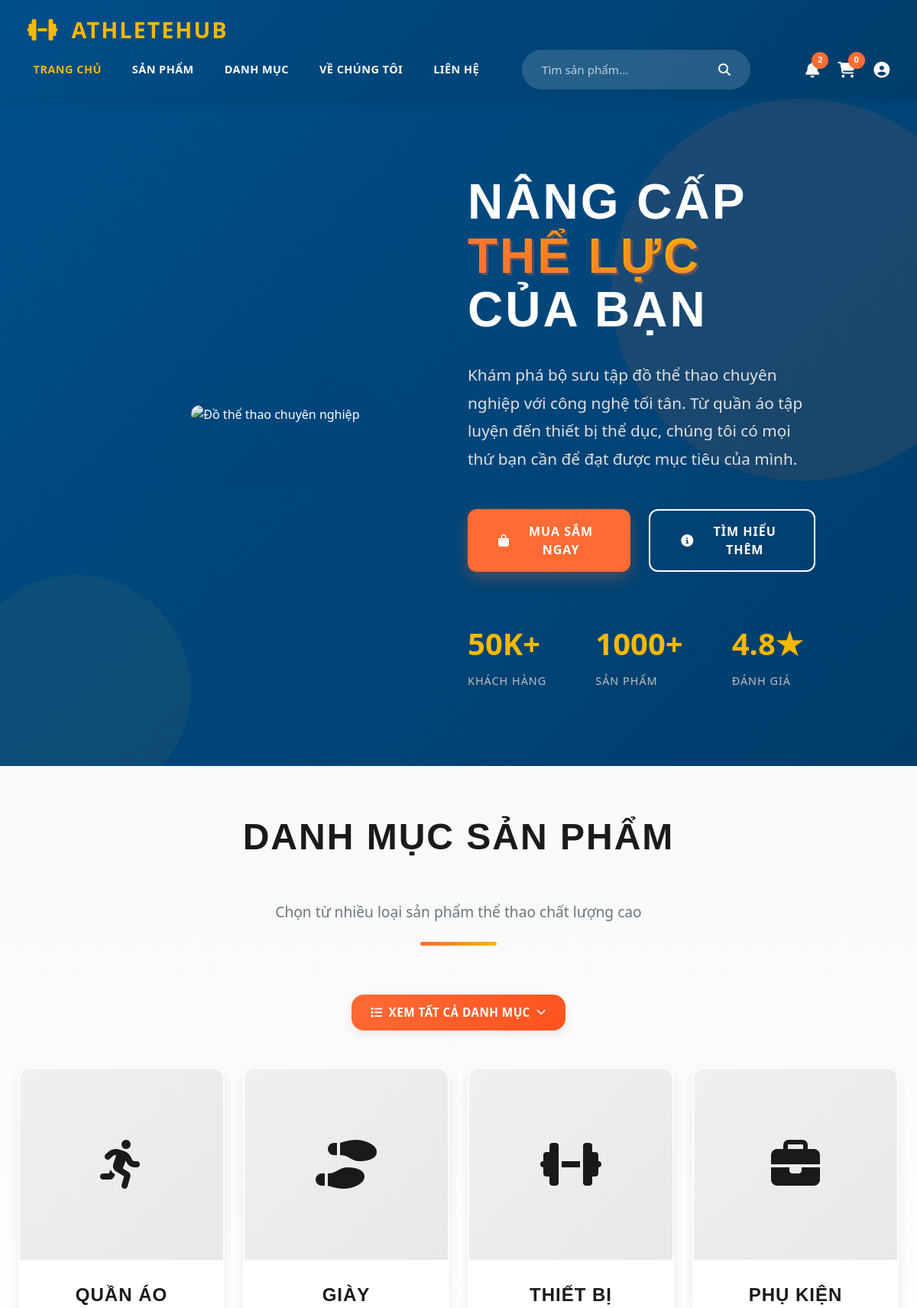
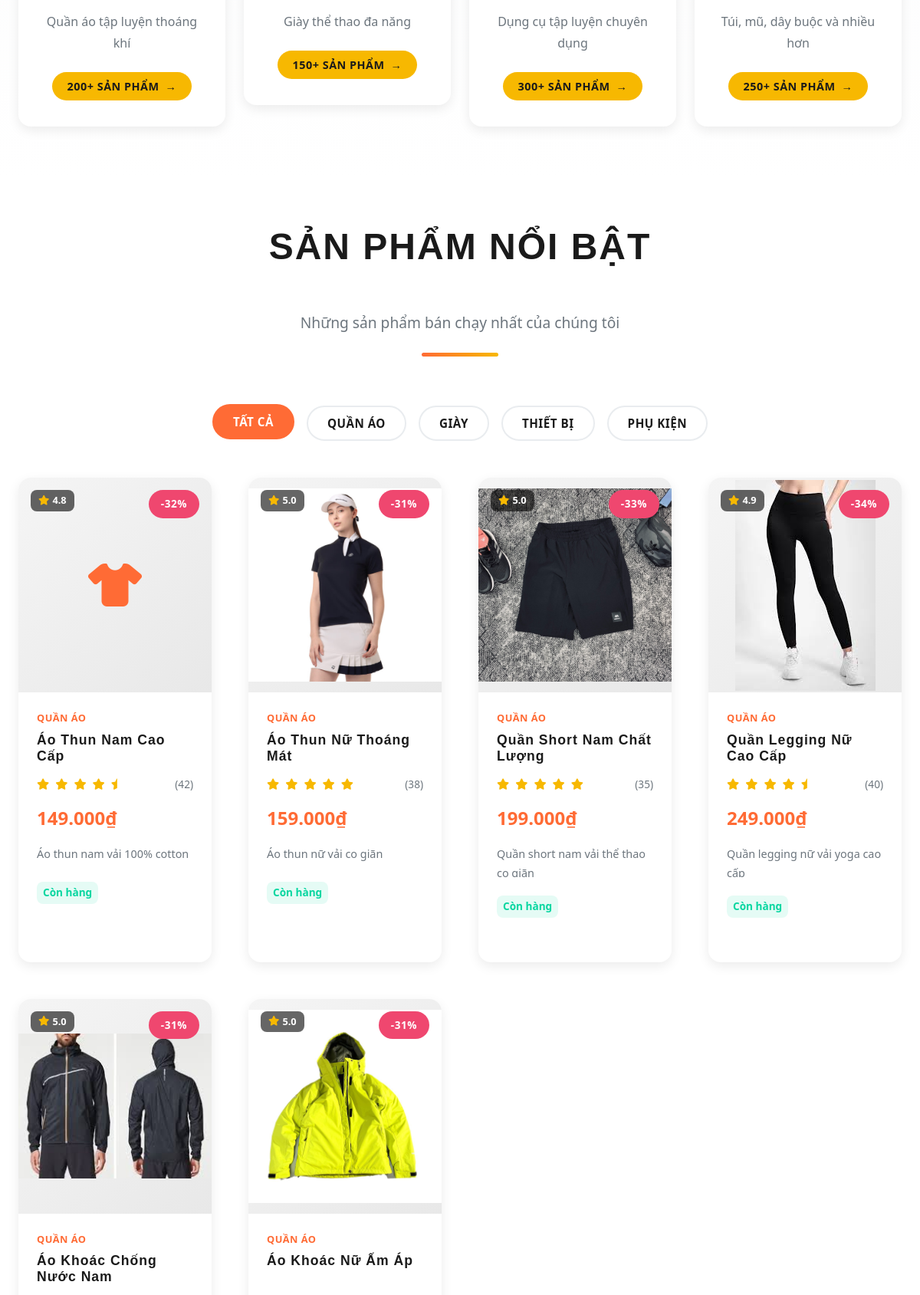
The page / (upper part) on the database its author committed (2 pictures, top to bottom).
### tables this page shows
CREATE TABLE `san_pham` (
  `id` int(11) NOT NULL COMMENT 'ID sản phẩm',
  `danh_muc_id` int(11) DEFAULT NULL COMMENT 'ID danh mục',
  `ten` varchar(255) NOT NULL COMMENT 'Tên sản phẩm',
  `mo_ta` text DEFAULT NULL COMMENT 'Mô tả sản phẩm',
  `mo_ta_chi_tiet` longtext DEFAULT NULL COMMENT 'Mô tả chi tiết',
  `gia` decimal(15,2) NOT NULL COMMENT 'Giá bán',
  `gia_goc` decimal(15,2) DEFAULT NULL COMMENT 'Giá gốc',
  `phan_tram_giam` int(11) DEFAULT 0 COMMENT 'Phần trăm giảm giá',
  `ngay_bat_dau_giam` datetime DEFAULT NULL COMMENT 'Ngày bắt đầu giảm',
  `ngay_ket_thuc_giam` datetime DEFAULT NULL COMMENT 'Ngày kết thúc giảm',
  `trung_binh_sao` float DEFAULT 0 COMMENT 'Điểm đánh giá trung bình',
  `so_luong_danh_gia` int(11) DEFAULT 0 COMMENT 'Số lượng đánh giá',
  `hinh_anh_chinh` varchar(255) DEFAULT NULL COMMENT 'Hình ảnh chính',
  `trang_thai` tinyint(4) DEFAULT 1 COMMENT 'Trạng thái (1=hoạt động, 0=ẩn)',
  `la_noi_bat` tinyint(4) DEFAULT 0 COMMENT 'Là sản phẩm nổi bật?',
  `ngay_tao` datetime DEFAULT current_timestamp() COMMENT 'Ngày tạo',
  `ngay_cap_nhat` datetime DEFAULT current_timestamp() ON UPDATE current_timestamp()
);

### index.php (the view, shortened to what this page needs)
<?php
require_once 'functions.php';
$db = new Database();
$conn = $db->connect();
$products = getallproduct($conn);
$products = processProducts($products);
$displayProducts = array_slice($products, 0, 6);
?>
<!DOCTYPE html>
<html lang="vi">
<head>
    <link href="https://cdnjs.cloudflare.com/ajax/libs/bootstrap/5.3.2/css/bootstrap.min.css" rel="stylesheet">
    <link href="https://cdnjs.cloudflare.com/ajax/libs/font-awesome/6.4.0/css/all.min.css" rel="stylesheet">
    <link rel="stylesheet" href="css/variables.css">
    <link rel="stylesheet" href="css/navbar.css">
    <link rel="stylesheet" href="css/hero.css">
    <link rel="stylesheet" href="css/categories.css">
    <link rel="stylesheet" href="css/products.css">
    <link rel="stylesheet" href="css/footer.css">
    <link rel="stylesheet" href="css/utilities.css">
</head>
<body>
    <nav class="navbar navbar-expand-lg navbar-custom">
        <div class="container-custom">
            <a class="navbar-brand" href="#home">
                <i class="fas fa-dumbbell"></i>
                AthleteHub
            </a>
            <div class="collapse navbar-collapse" id="navbarNav">
                <ul class="navbar-nav ms-auto">
                    <li class="nav-item">
                        <a class="nav-link active" href="index.php">Trang chủ</a>
                    </li>
                    <li class="nav-item">
                        <a class="nav-link" href="products.php">Sản phẩm</a>
                    </li>
                    <li class="nav-item">
                        <a class="nav-link" href="#categories">Danh mục</a>
                    </li>
                    <li class="nav-item">
                        <a class="nav-link" href="#about">Về chúng tôi</a>
                    </li>
                    <li class="nav-item">
                        <a class="nav-link" href="#contact">Liên hệ</a>
                    </li>
                </ul>
                <div class="navbar-search-container">
                    <div class="navbar-search">
                        <input type="text" placeholder="Tìm sản phẩm..." class="search-input">
                        <button class="search-btn">
                            <i class="fas fa-search"></i>
                        </button>
                    </div>
                </div>
                <div class="navbar-right">
                    <div class="nav-notification">
                        <i class="fas fa-bell"></i>
                        <span class="notification-badge">2</span>
                    </div>
                    <div class="cart-icon" onclick="window.location.href='cart.php'">
                        <i class="fas fa-shopping-cart"></i>
                        <span class="cart-count">0</span>
                    </div>
                    <div class="user-account">
                        <i class="fas fa-user-circle"></i>
                    </div>
                </div>
            </div>
        </div>
    </nav>
    <section class="hero" id="home">
        <div class="container-custom">
            <div class="row align-items-center">
                <div class="col-lg-6 col-md-6">
                    <div class="hero-image hero-image-left">
                        <img src="https://conndesign.vn/wp-content/uploads/2024/04/thiet-ke-shop-the-thao-8.jpg" alt="Đồ thể thao chuyên nghiệp"
                            class="hero-img">
                    </div>
                </div>
                <div class="col-lg-6 col-md-6">
                    <div class="hero-content">
                        <h1>
                            Nâng cấp <span class="highlight">Thể lực</span>
                            <br>
                            Của bạn
                        </h1>
                        <p>Khám phá bộ sưu tập đồ thể thao chuyên nghiệp với công nghệ tối tân. Từ quần áo tập luyện đến
                            thiết bị thể dục, chúng tôi có mọi thứ bạn cần để đạt được mục tiêu của mình.</p>
                        <div class="hero-buttons">
                            <button class="btn-custom btn-primary-custom">
                                <i class="fas fa-shopping-bag"></i>
                                Mua sắm ngay
                            </button>
                            <button class="btn-custom btn-secondary-custom">
                                <i class="fas fa-info-circle"></i>
                                Tìm hiểu thêm
                            </button>
                        </div>
                        <div class="hero-stats">
                            <div class="stat-item">
                                <div class="stat-number">50K+</div>
                                <div class="stat-label">Khách hàng</div>
                            </div>
                            <div class="stat-item">
                                <div class="stat-number">1000+</div>
                                <div class="stat-label">Sản phẩm</div>
                            </div>
                            <div class="stat-item">
                                <div class="stat-number">4.8★</div>
                                <div class="stat-label">Đánh giá</div>
                            </div>
                        </div>
                    </div>
                </div>
            </div>
        </div>
    </section>
    <section class="categories" id="categories">
        <div class="container-custom">
            <div class="section-title">
                <h2>Danh Mục Sản Phẩm</h2>
                <p class="section-subtitle">Chọn từ nhiều loại sản phẩm thể thao chất lượng cao</p>
            </div>
            <div class="categories-controls">
                <div class="categories-dropdown-wrapper">
                    <button class="btn-categories-dropdown" id="categoriesDropdownBtn">
                        <i class="fas fa-list"></i>
                        Xem tất cả danh mục
                        <i class="fas fa-chevron-down dropdown-icon"></i>
                    </button>
                </div>
            </div>
            <div class="row" id="categoriesGrid">
                <div class="col-lg-3 col-md-6">
                    <div class="category-card" onclick="window.location.href='Category_products.php?danh_muc_id=1'" id="quanao" data-category="quanao">
                        <div class="category-img">
                            <i class="fas fa-person-running"></i>
                        </div>
                        <div class="category-info">
                            <h3>Quần áo</h3>
                            <p>Quần áo tập luyện thoáng khí</p>
                            <span class="category-badge">200+ sản phẩm</span>
                        </div>
                    </div>
                </div>
                <div class="col-lg-3 col-md-6">
                    <div class="category-card" onclick="window.location.href='Category_products.php?danh_muc_id=2'" id="giay" data-category="giay">
                        <div class="category-img">
                            <i class="fas fa-shoe-prints"></i>
                        </div>
                        <div class="category-info">
                            <h3>Giày</h3>
                            <p>Giày thể thao đa năng</p>
                            <span class="category-badge">150+ sản phẩm</span>
                        </div>
                    </div>
                </div>
                <div class="col-lg-3 col-md-6">
                    <div class="category-card" onclick="window.location.href='Category_products.php?danh_muc_id=3'" id="thietbi" data-category="thietbi">
                        <div class="category-img">
                            <i class="fas fa-dumbbell"></i>
                        </div>
                        <div class="category-info">
                            <h3>Thiết bị</h3>
                            <p>Dụng cụ tập luyện chuyên dụng</p>
                            <span class="category-badge">300+ sản phẩm</span>
                        </div>
                    </div>
                </div>
                <div class="col-lg-3 col-md-6">
                    <div class="category-card" onclick="window.location.href='Category_products.php?danh_muc_id=4'" id="phukien" data-category="phukien">
                        <div class="category-img">
                            <i class="fas fa-briefcase"></i>
                        </div>
                        <div class="category-info">
                            <h3>Phụ kiện</h3>
                            <p>Túi, mũ, dây buộc và nhiều hơn</p>
                            <span class="category-badge">250+ sản phẩm</span>
                        </div>
                    </div>
                </div>
            </div>
        </div>
    </section>
    <section class="products" id="products">
        <div class="container-custom">
            <div class="section-title">
                <h2>Sản Phẩm Nổi Bật</h2>
                <p class="section-subtitle">Những sản phẩm bán chạy nhất của chúng tôi</p>
            </div>
            <div class="filter-buttons">
                <button class="filter-btn active">Tất cả</button>
                <button class="filter-btn">Quần áo</button>
                <button class="filter-btn">Giày</button>
                <button class="filter-btn">Thiết bị</button>
                <button class="filter-btn">Phụ kiện</button>
            </div>
            <div class="products-grid">
                <?php foreach ($displayProducts as $product): ?>
                    <div class="product-card" data-product-id="<?php echo $product['id']; ?>">
                        <div class="product-image">
                            <a href="product-detail.php?id=<?php echo $product['id']; ?>" style="display: block;">
                                <?php if (!empty($product['image'])): ?>
                                    <img src="./public/<?php echo htmlspecialchars($product['image']); ?>"
                                        alt="<?php echo htmlspecialchars($product['name']); ?>"
                                        onerror="this.style.display='none'; this.nextElementSibling.style.display='block';">
                                    <i class="fas fa-shirt" style="display:none;"></i>
                                <?php else: ?>
                                    <i class="fas fa-shirt"></i>
                                <?php endif; ?>
                            </a>
                            <?php if ($product['discount'] > 0): ?>
                                <span class="product-badge sale">-<?php echo $product['discount']; ?>%</span>
                            <?php endif; ?>
                            <span class="product-rating">
                                <i class="fas fa-star"></i>
                                <?php echo number_format($product['rating'], 1); ?>
                            </span>
                        </div>
                        <div class="product-info">
                            <div class="product-category"><?php echo $product['categoryLabel']; ?></div>
                            <h3 class="product-name">
                                <a href="product-detail.php?id=<?php echo $product['id']; ?>"
                                    style="text-decoration: none; color: inherit;">
                                    <?php echo htmlspecialchars($product['name']); ?>
                                </a>
                            </h3>
                            <div class="rating-stars">
                                <?php echo getStarRating($product['rating']); ?>
                                <span class="rating-text">(<?php echo $product['so_luong_danh_gia'] ?? 0; ?>)</span>
                            </div>
                            <div class="product-price">
                                <span class="price-current"><?php echo formatPrice($product['price']); ?></span>
                            </div>
                            <p class="product-description"><?php echo htmlspecialchars($product['description'] ?? ''); ?>
                            </p>
                            <span class="stock-status in-stock">Còn hàng</span>
                        </div>
                    </div>
                <?php endforeach; ?>
            </div>
        </div>
    </section>
</body>
</html>

### functions.php (shortened to what this page needs)
<?php
function getallproduct($conn)
{
 $sql = "SELECT * FROM san_pham";
    $stmt = $conn->prepare($sql);
    $stmt->execute();
    $products = $stmt->fetchAll(PDO::FETCH_ASSOC);
    $mappedProducts = array_map(function($p) {
        return [
            'id' => $p['id'],
            'name' => $p['ten'],
            'description' => $p['mo_ta'],
            'price' => $p['gia'],
            'originalPrice' => $p['gia_goc'],
            'rating' => $p['trung_binh_sao'],
            'image' => $p['hinh_anh_chinh'],
            'category' => getCategoryKey($p['danh_muc_id']),
            'trung_binh_sao' => $p['trung_binh_sao'],
            'so_luong_danh_gia' => $p['so_luong_danh_gia'],
            'hinh_anh_chinh' => $p['hinh_anh_chinh'],
            'ten' => $p['ten'],
            'mo_ta' => $p['mo_ta'],
            'gia' => $p['gia'],
            'gia_goc' => $p['gia_goc']
        ];
    }, $products);
    return $mappedProducts;
}
function getCategoryKey($danhMucId) {
    $categoryMap = [
        1 => 'quan-ao',
        2 => 'giay',
        3 => 'thiet-bi',
        4 => 'phu-kien'
    ];
    return isset($categoryMap[$danhMucId]) ? $categoryMap[$danhMucId] : 'quan-ao';
}
function getCategoryLabel($category) {
    $labels = [
        'quan-ao' => 'Quần áo',
        'giay' => 'Giày',
        'thiet-bi' => 'Thiết bị',
        'phu-kien' => 'Phụ kiện'
    ];
    return $labels[$category] ?? 'Quần áo';
}
function getStarRating($rating) {
    $html = '';
    for ($i = 1; $i <= 5; $i++) {
        if ($i <= floor($rating)) {
            $html .= '<i class="fas fa-star"></i>';
        } elseif ($i - 0.5 <= $rating) {
            $html .= '<i class="fas fa-star-half"></i>';
        } else {
            $html .= '<i class="far fa-star"></i>';
        }
    }
    return $html;
}
function formatPrice($price) {
    return number_format($price, 0, ',', '.') . '₫';
}
function processProducts($products) {
    return array_map(function($p) {
        $p['categoryLabel'] = getCategoryLabel($p['category']);
        $p['rating'] = floatval($p['rating']);
        $p['originalPrice'] = floatval($p['originalPrice']);
        $p['price'] = floatval($p['price']);
        $p['discount'] = 0;
        if ($p['originalPrice'] > $p['price'] && $p['originalPrice'] > 0) {
            $p['discount'] = round((($p['originalPrice'] - $p['price']) / $p['originalPrice']) * 100);
        }
        return $p;
    }, $products);
}
?>

### rows shown on the page
san_pham: phan_tram_giam "32", trung_binh_sao "4.8", categoryLabel "QUẦN ÁO", ten "Áo Thun Nam Cao Cấp", so_luong_danh_gia "42", gia "149.000₫", mo_ta "Áo thun nam vải 100% cotton"
san_pham: hinh_anh_chinh (picture), phan_tram_giam "31", trung_binh_sao "5.0", categoryLabel "QUẦN ÁO", ten "Áo Thun Nữ Thoáng Mát", so_luong_danh_gia "38", gia "159.000₫", mo_ta "Áo thun nữ vải co giãn"
san_pham: hinh_anh_chinh (picture), phan_tram_giam "33", trung_binh_sao "5.0", categoryLabel "QUẦN ÁO", ten "Quần Short Nam Chất Lượng", so_luong_danh_gia "35", gia "199.000₫", mo_ta "Quần short nam vải thể thao co giãn"
san_pham: hinh_anh_chinh (picture), phan_tram_giam "34", trung_binh_sao "4.9", categoryLabel "QUẦN ÁO", ten "Quần Legging Nữ Cao Cấp", so_luong_danh_gia "40", gia "249.000₫", mo_ta "Quần legging nữ vải yoga cao cấp"
san_pham: hinh_anh_chinh (picture), phan_tram_giam "31", trung_binh_sao "5.0", categoryLabel "QUẦN ÁO", ten "Áo Khoác Chống Nước Nam"
san_pham: hinh_anh_chinh (picture), phan_tram_giam "31", trung_binh_sao "5.0", categoryLabel "QUẦN ÁO", ten "Áo Khoác Nữ Ấm Áp"
